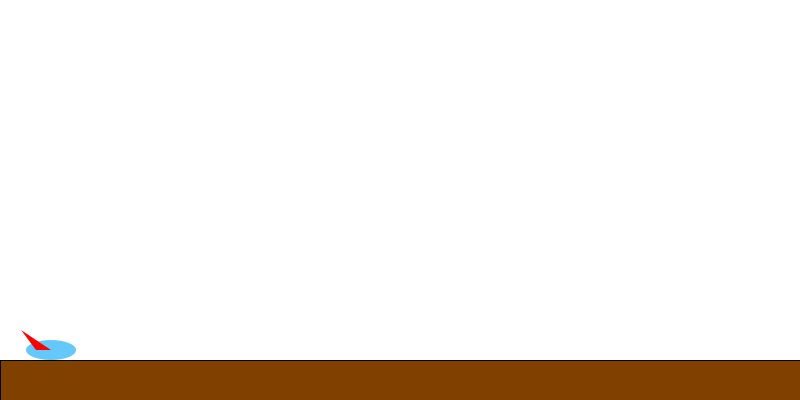
Frame 1 (no input)
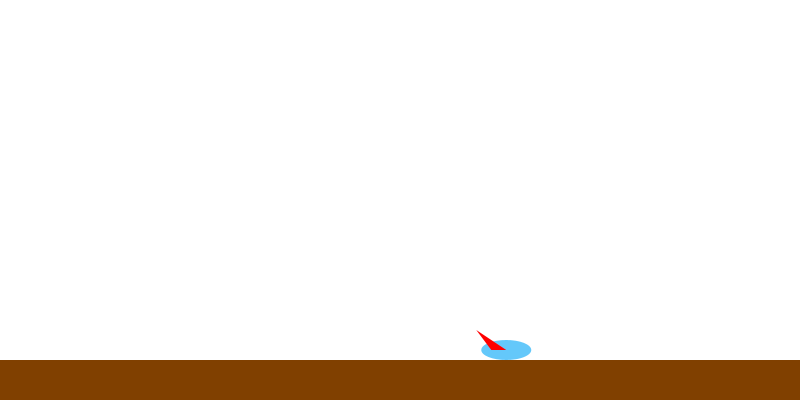
Frame 60 (the mouse pressed at the canvas centre just before this capture)
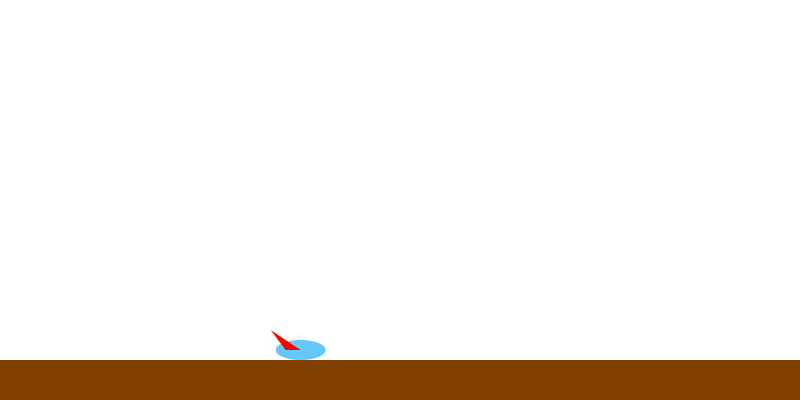
Frame 120 (the mouse held since frame 60 and released just before this capture)

The Processing sketch that drew these frames (run headless with seeded random() and noise(); from frame 60 on, the mouse is pressed at the canvas centre):

// Processing sketch: gs21114hw12
// ── gs21114hw12.pde
Mover plane;

void setup() {
  size(800, 400);
  plane = new Mover(new PVector(50, height-50));
}

void draw() {
  background(255);
  plane.run();
}

// ── Mover.pde
class Mover {
  PVector location;
  PVector velocity;
  PVector gravity;
  PVector engine;
  
  Mover(PVector l) {
    location = l;
    
    velocity = new PVector(0, 0);
    gravity = new PVector(0, 1.5);
    engine = new PVector(1, 0);
  }
  
  void run() {
    update();
    borders();
    display();
  }
  
  void update() {
    engine.x = engine.x + 0.011;
    float vsq = velocity.x * velocity.x;
    PVector force = new PVector(-0.02*vsq, -0.01*vsq);
    float vysq = velocity.y * velocity.y;
    force.add(new PVector(0, 0.05*vysq));
    
    velocity.add(gravity);
    velocity.add(engine);
    velocity.add(force);
    
    location.add(velocity);
  }
  
  void borders() {
    if(location.x > width) location.x = 0;
    if(location.y > height - 50) {
      velocity.y = 0;
      location.y = height - 50;
    }
    if(location.y < 0) location.y = height - 50;
  }
  
  void display() {
    fill(128, 64, 0);
    rect(0, 360, 800, 40);
    pushMatrix();
      translate(location.x, location.y);
      rotate(velocity.heading());
      noStroke();
      fill(100, 200, 250);
      ellipse(0, 0, 50, 20);
      fill(255, 0, 0);
      beginShape();
        vertex(-5, 0);
        vertex(-15, 0);
        vertex(-30, -20);
        vertex(0, 0);
      endShape();
    popMatrix();
  }
}
